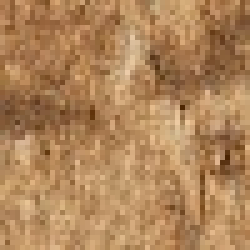
#> input picture BrokenSynths/bestN/uniform/best20.jpg, 50 x 50 px (shown 5 times larger); its folder holds only this picture in this run
$ python synthesis.py --sample_path BrokenSynths/bestN/uniform/best20.jpg
#> lines starting #> are read from the running program, lines starting #| are printed output that depends on the picture; after the words box and inside, x2 and y2 are one past the last pixel; in counts of white or black regions, pixels touching at a corner belong together


import argparse
import cv2
import numpy as np
import time
import random

EIGHT_CONNECTED_NEIGHBOR_KERNEL = np.array([[1., 1., 1.],
                                            [1., 0., 1.],
                                            [1., 1., 1.]], dtype=np.float64)
SIGMA_COEFF = 6.4      # The denominator for a 2D Gaussian sigma used in the reference implementation.
ERROR_THRESHOLD = 0.1  # The default error threshold for synthesis acceptance in the reference implementation.


def normalized_ssd(sample, window, mask):
    wh, ww = window.shape
    sh, sw = sample.shape

    # Get sliding window views of the sample, window, and mask.
    strided_sample = np.lib.stride_tricks.as_strided(sample, shape=((sh-wh+1), (sw-ww+1), wh, ww),
                        strides=(sample.strides[0], sample.strides[1], sample.strides[0], sample.strides[1]))
    strided_sample = strided_sample.reshape(-1, wh, ww)

    # Note that the window and mask views have the same shape as the strided sample, but the kernel is fixed
    # rather than sliding for each of these components.
    strided_window = np.lib.stride_tricks.as_strided(window, shape=((sh-wh+1), (sw-ww+1), wh, ww),
                        strides=(0, 0, window.strides[0], window.strides[1]))
    strided_window = strided_window.reshape(-1, wh, ww)

    strided_mask = np.lib.stride_tricks.as_strided(mask, shape=((sh-wh+1), (sw-ww+1), wh, ww),
                        strides=(0, 0, mask.strides[0], mask.strides[1]))
    strided_mask = strided_mask.reshape(-1, wh, ww)

    # Form a 2D Gaussian weight matrix from symmetric linearly separable Gaussian kernels and generate a
    # strided view over this matrix.
    sigma = wh / SIGMA_COEFF
    kernel = cv2.getGaussianKernel(ksize=wh, sigma=sigma)
    kernel_2d = kernel * kernel.T

    strided_kernel = np.lib.stride_tricks.as_strided(kernel_2d, shape=((sh-wh+1), (sw-ww+1), wh, ww),
                        strides=(0, 0, kernel_2d.strides[0], kernel_2d.strides[1]))
    strided_kernel = strided_kernel.reshape(-1, wh, ww)

    # Take the sum of squared differences over all sliding sample windows and weight it so that only existing neighbors
    # contribute to error. Use the Gaussian kernel to weight central values more strongly than distant neighbors.
    squared_differences = ((strided_sample - strided_window)**2) * strided_kernel * strided_mask
    ssd = np.sum(squared_differences, axis=(1,2))
    ssd = ssd.reshape(sh-wh+1, sw-ww+1)

    # Normalize the SSD by the maximum possible contribution.
    total_ssd = np.sum(mask * kernel_2d)
    normalized_ssd = ssd / total_ssd

    return normalized_ssd

def calculate_threshold_distance(sample, windowsize, runtime=15, percentile=0.0003):
    start_time = time.time()
    distances = []

    # Calculate the shape of the sample array
    sh, sw = sample.shape

    counter = 0

    while time.time() - start_time < runtime:
        # Select a random patch
        i = random.randint(0, sh-windowsize)
        j = random.randint(0, sw-windowsize)

        # Create the window and mask
        window = sample[i:i+windowsize, j:j+windowsize]
        mask = np.zeros_like(window)
        mask[:, :mask.shape[1]//2] = 1

        # Calculate the normalized SSD for the patch
        ssd = normalized_ssd(sample, window, mask)

        # Calculate the squared sum of distances for the patch
        distances.append(ssd.reshape(-1, 1))

        counter += 1

    # Sort the distances
    distances = np.concatenate(distances).ravel()
    distances.sort()

    # Calculate the index of the threshold distance
    index = int(len(distances) * percentile)

    # Return the threshold distance
    print("Number of patches checked:", counter)
    return distances[index]

def get_candidate_indices(normalized_ssd, error_threshold=ERROR_THRESHOLD, threshold_distance=None):
    # [6 lines of commented-out code are left out]
    sorted_indices = np.argsort(normalized_ssd.flatten())[:4]
    indices = (sorted_indices // normalized_ssd.shape[1], sorted_indices % normalized_ssd.shape[1])
    return indices

def select_pixel_index(normalized_ssd, indices, method='uniform'):
    N = indices[0].shape[0]

    if method == 'uniform':
        weights = np.ones(N) / float(N)
    else:
        weights = 1 / (normalized_ssd[indices] + 1e-6)  # Add a small value to avoid division by zero
        if max(weights) < 1e6:
            a = 5
        weights = weights / np.sum(weights)

    # Select a random pixel index from the index list.
    selection = np.random.choice(np.arange(N), size=1, p=weights)
    selected_index = (indices[0][selection], indices[1][selection])

    return selected_index

def get_neighboring_pixel_indices(pixel_mask):
    # Taking the difference between the dilated mask and the initial mask
    # gives only the 8-connected neighbors of the mask frontier.
    kernel = np.ones((3,3))
    dilated_mask = cv2.dilate(pixel_mask, kernel, iterations=1)
    neighbors = dilated_mask - pixel_mask

    # Recover the indices of the mask frontier.
    neighbor_indices = np.nonzero(neighbors)

    return neighbor_indices

def permute_neighbors(pixel_mask, neighbors):
    N = neighbors[0].shape[0]

    # Generate a permutation of the neigboring indices
    permuted_indices = np.random.permutation(np.arange(N))
    permuted_neighbors = (neighbors[0][permuted_indices], neighbors[1][permuted_indices])

    # Use convolution to count the number of existing neighbors for all entries in the mask.
    neighbor_count = cv2.filter2D(pixel_mask, ddepth=-1, kernel=EIGHT_CONNECTED_NEIGHBOR_KERNEL, borderType=cv2.BORDER_CONSTANT)

    # Sort the permuted neighboring indices by quantity of existing neighbors descending.
    permuted_neighbor_counts = neighbor_count[permuted_neighbors]

    sorted_order = np.argsort(permuted_neighbor_counts)[::-1]
    permuted_neighbors = (permuted_neighbors[0][sorted_order], permuted_neighbors[1][sorted_order])

    return permuted_neighbors

def texture_can_be_synthesized(mask):
    # The texture can be synthesized while the mask has unfilled entries.
    mh, mw = mask.shape[:2]
    num_completed = np.count_nonzero(mask)
    num_incomplete = (mh * mw) - num_completed

    return num_incomplete > 0

def initialize_texture_synthesis(original_sample, window_size, kernel_size):
    # Convert original to sample representation.
    sample = cv2.cvtColor(original_sample, cv2.COLOR_BGR2GRAY)

    # Convert sample to floating point and normalize to the range [0., 1.]
    sample = sample.astype(np.float64)
    sample = sample / 255.

    threshold_distance = calculate_threshold_distance(sample, kernel_size)

    # Generate window
    window = np.zeros(window_size, dtype=np.float64)

    # Generate output window
    if original_sample.ndim == 2:
        result_window = np.zeros_like(window, dtype=np.uint8)
    else:
        result_window = np.zeros(window_size + (3,), dtype=np.uint8)

    # Generate window mask
    h, w = window.shape
    mask = np.zeros((h, w), dtype=np.float64)

    # Initialize window with random seed from sample
    sh, sw = original_sample.shape[:2]
    ih = np.random.randint(sh-3+1)
    iw = np.random.randint(sw-3+1)
    seed = sample[ih:ih+3, iw:iw+3]

    # Place seed in center of window
    ph, pw = (h//2)-1, (w//2)-1
    window[ph:ph+3, pw:pw+3] = seed
    mask[ph:ph+3, pw:pw+3] = 1
    result_window[ph:ph+3, pw:pw+3] = original_sample[ih:ih+3, iw:iw+3]

    # Obtain padded versions of window and mask
    win = kernel_size//2
    padded_window = cv2.copyMakeBorder(window,
                                       top=win, bottom=win, left=win, right=win, borderType=cv2.BORDER_CONSTANT, value=0.)
    padded_mask = cv2.copyMakeBorder(mask,
                                     top=win, bottom=win, left=win, right=win, borderType=cv2.BORDER_CONSTANT, value=0.)

    # Obtain views of the padded window and mask
    window = padded_window[win:-win, win:-win]
    mask = padded_mask[win:-win, win:-win]

    return sample, window, mask, padded_window, padded_mask, result_window, threshold_distance

def synthesize_texture(original_sample, window_size, kernel_size, visualize):
    global gif_count
    (sample, window, mask, padded_window,
        padded_mask, result_window, threshold_distance) = initialize_texture_synthesis(original_sample, window_size, kernel_size)

    # Synthesize texture until all pixels in the window are filled.
    while texture_can_be_synthesized(mask):
        # Get neighboring indices
        neighboring_indices = get_neighboring_pixel_indices(mask)

        # Permute and sort neighboring indices by quantity of 8-connected neighbors.
        neighboring_indices = permute_neighbors(mask, neighboring_indices)

        for ch, cw in zip(neighboring_indices[0], neighboring_indices[1]):

            window_slice = padded_window[ch:ch+kernel_size, cw:cw+kernel_size]
            mask_slice = padded_mask[ch:ch+kernel_size, cw:cw+kernel_size]

            # Compute SSD for the current pixel neighborhood and select an index with low error.
            ssd = normalized_ssd(sample, window_slice, mask_slice)
            indices = get_candidate_indices(ssd, threshold_distance = threshold_distance)
            selected_index = select_pixel_index(ssd, indices, method = 'weighted')

            # Translate index to accommodate padding.
            selected_index = (selected_index[0] + kernel_size // 2, selected_index[1] + kernel_size // 2)

            # Set windows and mask.
            window[ch, cw] = sample[selected_index]
            mask[ch, cw] = 1
            result_window[ch, cw] = original_sample[selected_index[0], selected_index[1]]

            if visualize:
                cv2.imshow('synthesis window', result_window)
                key = cv2.waitKey(1)
                if key == 27:
                    cv2.destroyAllWindows()
                    return result_window

    if visualize:
        cv2.imshow('synthesis window', result_window)
        cv2.waitKey(0)
        cv2.destroyAllWindows()

    return result_window


def validate_args(args):
    wh, ww = args.window_height, args.window_width
    if wh < 3 or ww < 3:
        raise ValueError('window_size must be greater than or equal to (3,3).')

    if args.kernel_size <= 1:
        raise ValueError('kernel size must be greater than 1.')

    if args.kernel_size % 2 == 0:
        raise ValueError('kernel size must be odd.')

    if args.kernel_size > min(wh, ww):
        raise ValueError('kernel size must be less than or equal to the smaller window_size dimension.')

def parse_args():
    parser = argparse.ArgumentParser(description='Perform texture synthesis')
    parser.add_argument('--sample_path', type=str, required=True, help='Path to the texture sample')
    parser.add_argument('--out_path', type=str, required=False, help='Output path for synthesized texture')
    parser.add_argument('--window_height', type=int,  required=False, default=50, help='Height of the synthesis window')
    parser.add_argument('--window_width', type=int, required=False, default=50, help='Width of the synthesis window')
    parser.add_argument('--kernel_size', type=int, required=False, default=11, help='One dimension of the square synthesis kernel')
    parser.add_argument('--visualize', required=False, action='store_true', help='Visualize the synthesis process')
    args = parser.parse_args()
    return args

def main():
    args = parse_args()

    sample = cv2.imread(args.sample_path)
#> sample is the input picture: shape (50, 50, 3); mean B, G, R 90.1, 132.8, 175.8
    if sample is None:
        raise ValueError('Unable to read image from sample_path.')

    validate_args(args)

    synthesized_texture = synthesize_texture(original_sample=sample,
                                             window_size=(args.window_height, args.window_width),
                                             kernel_size=args.kernel_size,
                                             visualize=args.visualize)
#> in initialize_texture_synthesis, `sample = cv2.cvtColor(original_sample, cv2.COLOR_BGR2GRAY)`:
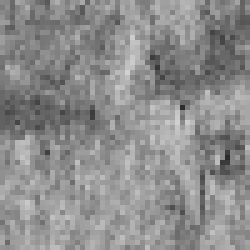
#> sample: shape (50, 50) (shown 5 times larger); min 43, max 209, mean 140.8
#> after the loop in calculate_threshold_distance, `while time.time() - start_time < runtime:`:
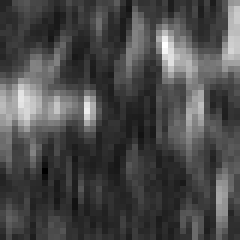
#> ssd: shape (40, 40) float64 (shown 6 times larger); min 0, max 0.0483, mean 0.0141; drawn with min black and max white
#> after the loop in calculate_threshold_distance, `while time.time() - start_time < runtime:`: counter = 22752; distances = 22752 items
#> in calculate_threshold_distance, `index = int(len(distances) * percentile)`: index = 10920
#| Number of patches checked: 22752
#> in initialize_texture_synthesis, `threshold_distance = calculate_threshold_distance(sample, kernel_size)`: threshold_distance = 0
#> in initialize_texture_synthesis, `seed = sample[ih:ih+3, iw:iw+3]`: seed = [[0.576, 0.596, 0.584], [0.62, 0.557, 0.624], [0.529, 0.533, 0.525]]
#> in synthesize_texture, `(sample, window, mask, padded_window, padded_mask, result_window, thre..`:
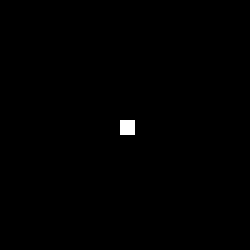
#> mask: shape (50, 50) float64 (shown 5 times larger); values 0 (black) and 1 (white), 0.36% white in thin lines or dots, all inside (x1, y1, x2, y2) = (24, 24, 27, 27)
#> in synthesize_texture, `(sample, window, mask, padded_window, padded_mask, result_window, thre..`: padded_mask: shape (60, 60) float64; values 0 (black) and 1 (white), 0.25% white in thin lines or dots, all inside (x1, y1, x2, y2) = (29, 29, 32, 32)
#> in synthesize_texture, `(sample, window, mask, padded_window, padded_mask, result_window, thre..`: threshold_distance = 0
#> in texture_can_be_synthesized, `num_completed = np.count_nonzero(mask)`: num_completed = 9
#> in texture_can_be_synthesized, `num_incomplete = (mh * mw) - num_completed`: num_incomplete = 2491
#> in get_neighboring_pixel_indices, `kernel = np.ones((3,3))`: kernel = [[1, 1, 1], [1, 1, 1], [1, 1, 1]]
#> in get_neighboring_pixel_indices, `dilated_mask = cv2.dilate(pixel_mask, kernel, iterations=1)`: dilated_mask: shape (50, 50) float64; values 0 (black) and 1 (white), 1% white; 1 white region, box (x1, y1, x2, y2) and area: (23, 23, 28, 28) 25
#> in get_neighboring_pixel_indices, `neighbors = dilated_mask - pixel_mask`:
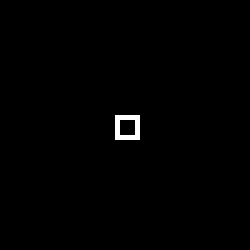
#> neighbors: shape (50, 50) float64 (shown 5 times larger); values 0 (black) and 1 (white), 0.64% white in thin lines or dots, all inside (x1, y1, x2, y2) = (23, 23, 28, 28)
#> in get_neighboring_pixel_indices, `neighbor_indices = np.nonzero(neighbors)`: neighbor_indices = 16 positions, rows 23 to 27, columns 23 to 27
#> in permute_neighbors, `permuted_neighbor_counts = neighbor_count[permuted_neighbors]`: permuted_neighbor_counts = [2, 2, 3, 2, 2, 1, 3, 1, 2, 2, 3, 3, 1, 2, 1, 2]
#> in permute_neighbors, `sorted_order = np.argsort(permuted_neighbor_counts)[::-1]`: sorted_order = [10, 11, 2, 6, 9, 8, 15, 13, 1, 0, 3, 4, 14, 12, 5, 7]
#> the loop in synthesize_texture, `for ch, cw in zip(neighboring_indices[0], neighboring_indices[1]): ` made 16 passes
#> (ch, cw) on passes 9 to 16: (24, 27), (23, 24), (26, 27), (27, 26), (23, 23), (27, 23), (23, 27), (27, 27)
#> (ch, cw, sorted_indices in get_candidate_indices, indices, weights in select_pixel_index, selection in select_pixel_index, selected_index) on passes 1 to 5: (25, 23, [819, 1451, 1481, 1176], ([20, 36, 37, 29], [19, 11, 1, 16]), [0.337, 0.237, 0.227, 0.199], [1], ([41], [16])), (27, 25, [901, 108, 246, 776], ([22, 2, 6, 19], [21, 28, 6, 16]), [0.309, 0.29, 0.202, 0.199], [3], ([24], [21])), (25, 27, [698, 1507, 30, 822], ([17, 37, 0, 20], [18, 27, 30, 22]), [0.321, 0.254, 0.217, 0.208], [1], ([42], [32])), (23, 25, [1425, 616, 741, 1249], ([35, 15, 18, 31], [25, 16, 21, 9]), [0.382, 0.211, 0.206, 0.2], [1], ([20], [21])), (26, 23, [204, 1049, 66, 1543], ([5, 26, 1, 38], [4, 9, 26, 23]), [0.266, 0.258, 0.24, 0.235], [3], ([43], [28]))
#> pass 1, in normalized_ssd (call 22753), `ssd = ssd.reshape(sh-wh+1, sw-ww+1)`:
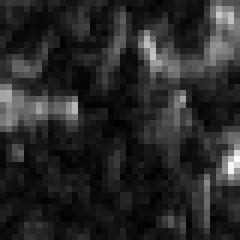
#> ssd: shape (40, 40) float64 (shown 6 times larger); min 0.000165, max 0.0174, mean 0.00292; drawn with min black and max white
#> after the loop in synthesize_texture, `for ch, cw in zip(neighboring_indices[0], neighboring_indices[1]):`:
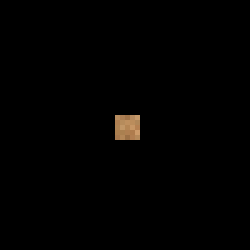
#> result_window: shape (50, 50, 3) (shown 5 times larger); mean B, G, R 0.9, 1.3, 1.8
#> after the loop in synthesize_texture, `for ch, cw in zip(neighboring_indices[0], neighboring_indices[1]):`:
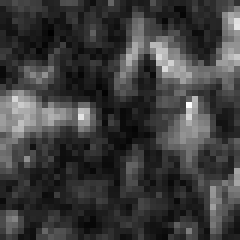
#> ssd: shape (40, 40) float64 (shown 6 times larger); min 0.00153, max 0.0503, mean 0.0132; drawn with min black and max white

    if args.out_path is not None:
        cv2.imwrite(args.out_path, synthesized_texture)

if __name__ == '__main__':
    main()
